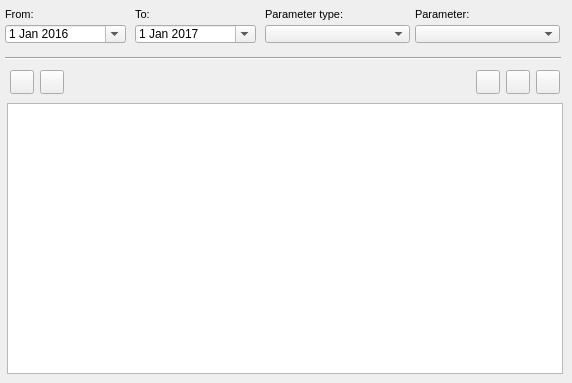
    <widget class="QWidget" name="page_event">
     <attribute name="title">
      <string>O&amp;&amp;M</string>
     </attribute>
     <widget class="QComboBox" name="event_id">
      <property name="geometry">
       <rect>
        <x>415</x>
        <y>25</y>
        <width>145</width>
        <height>18</height>
       </rect>
      </property>
     </widget>
     <widget class="QLabel" name="label_data_event_to">
      <property name="geometry">
       <rect>
        <x>135</x>
        <y>3</y>
        <width>31</width>
        <height>22</height>
       </rect>
      </property>
      <property name="font">
       <font>
        <pointsize>8</pointsize>
       </font>
      </property>
      <property name="frameShape">
       <enum>QFrame::NoFrame</enum>
      </property>
      <property name="frameShadow">
       <enum>QFrame::Raised</enum>
      </property>
      <property name="text">
       <string>To:</string>
      </property>
      <property name="textFormat">
       <enum>Qt::AutoText</enum>
      </property>
      <property name="scaledContents">
       <bool>false</bool>
      </property>
      <property name="margin">
       <number>3</number>
      </property>
     </widget>
     <widget class="QTableView" name="tbl_event_connec">
      <property name="geometry">
       <rect>
        <x>7</x>
        <y>103</y>
        <width>556</width>
        <height>271</height>
       </rect>
      </property>
      <property name="sortingEnabled">
       <bool>true</bool>
      </property>
     </widget>
     <widget class="QLabel" name="label_event_parameter_type">
      <property name="geometry">
       <rect>
        <x>265</x>
        <y>3</y>
        <width>93</width>
        <height>22</height>
       </rect>
      </property>
      <property name="font">
       <font>
        <pointsize>8</pointsize>
       </font>
      </property>
      <property name="layoutDirection">
       <enum>Qt::LeftToRight</enum>
      </property>
      <property name="frameShape">
       <enum>QFrame::NoFrame</enum>
      </property>
      <property name="frameShadow">
       <enum>QFrame::Raised</enum>
      </property>
      <property name="text">
       <string>Parameter type:</string>
      </property>
      <property name="textFormat">
       <enum>Qt::AutoText</enum>
      </property>
      <property name="scaledContents">
       <bool>false</bool>
      </property>
      <property name="margin">
       <number>3</number>
      </property>
     </widget>
     <widget class="QLabel" name="label_event_parameter">
      <property name="geometry">
       <rect>
        <x>415</x>
        <y>3</y>
        <width>91</width>
        <height>22</height>
       </rect>
      </property>
      <property name="font">
       <font>
        <pointsize>8</pointsize>
       </font>
      </property>
      <property name="frameShape">
       <enum>QFrame::NoFrame</enum>
      </property>
      <property name="frameShadow">
       <enum>QFrame::Raised</enum>
      </property>
      <property name="text">
       <string>Parameter:</string>
      </property>
      <property name="textFormat">
       <enum>Qt::AutoText</enum>
      </property>
      <property name="scaledContents">
       <bool>false</bool>
      </property>
      <property name="margin">
       <number>3</number>
      </property>
     </widget>
     <widget class="QDateEdit" name="date_event_from">
      <property name="geometry">
       <rect>
        <x>5</x>
        <y>25</y>
        <width>121</width>
        <height>18</height>
       </rect>
      </property>
      <property name="date">
       <date>
        <year>2016</year>
        <month>1</month>
        <day>1</day>
       </date>
      </property>
      <property name="calendarPopup">
       <bool>true</bool>
      </property>
     </widget>
     <widget class="Line" name="line_7">
      <property name="geometry">
       <rect>
        <x>5</x>
        <y>50</y>
        <width>556</width>
        <height>16</height>
       </rect>
      </property>
      <property name="orientation">
       <enum>Qt::Horizontal</enum>
      </property>
     </widget>
     <widget class="QDateEdit" name="date_event_to">
      <property name="geometry">
       <rect>
        <x>135</x>
        <y>25</y>
        <width>121</width>
        <height>18</height>
       </rect>
      </property>
      <property name="date">
       <date>
        <year>2017</year>
        <month>1</month>
        <day>1</day>
       </date>
      </property>
      <property name="calendarPopup">
       <bool>true</bool>
      </property>
     </widget>
     <widget class="QComboBox" name="event_type">
      <property name="geometry">
       <rect>
        <x>265</x>
        <y>25</y>
        <width>145</width>
        <height>18</height>
       </rect>
      </property>
     </widget>
     <widget class="QLabel" name="label_data_event_from">
      <property name="geometry">
       <rect>
        <x>5</x>
        <y>3</y>
        <width>90</width>
        <height>22</height>
       </rect>
      </property>
      <property name="font">
       <font>
        <pointsize>8</pointsize>
       </font>
      </property>
      <property name="frameShape">
       <enum>QFrame::NoFrame</enum>
      </property>
      <property name="frameShadow">
       <enum>QFrame::Plain</enum>
      </property>
      <property name="text">
       <string>From:</string>
      </property>
      <property name="textFormat">
       <enum>Qt::AutoText</enum>
      </property>
      <property name="scaledContents">
       <bool>false</bool>
      </property>
      <property name="alignment">
       <set>Qt::AlignLeading|Qt::AlignLeft|Qt::AlignVCenter</set>
      </property>
      <property name="margin">
       <number>3</number>
      </property>
     </widget>
     <widget class="QPushButton" name="btn_open_visit_doc">
      <property name="geometry">
       <rect>
        <x>506</x>
        <y>70</y>
        <width>24</width>
        <height>24</height>
       </rect>
      </property>
      <property name="text">
       <string/>
      </property>
      <property name="icon">
       <iconset>
        <normaloff>../icons/170b.png</normaloff>../icons/170b.png</iconset>
      </property>
      <property name="iconSize">
       <size>
        <width>22</width>
        <height>22</height>
       </size>
      </property>
     </widget>
     <widget class="QPushButton" name="btn_open_gallery">
      <property name="geometry">
       <rect>
        <x>476</x>
        <y>70</y>
        <width>24</width>
        <height>24</height>
       </rect>
      </property>
      <property name="text">
       <string/>
      </property>
      <property name="icon">
       <iconset>
        <normaloff>../icons/136b.png</normaloff>../icons/136b.png</iconset>
      </property>
      <property name="iconSize">
       <size>
        <width>22</width>
        <height>22</height>
       </size>
      </property>
     </widget>
     <widget class="QPushButton" name="btn_open_visit_event">
      <property name="geometry">
       <rect>
        <x>536</x>
        <y>70</y>
        <width>24</width>
        <height>24</height>
       </rect>
      </property>
      <property name="text">
       <string/>
      </property>
      <property name="icon">
       <iconset>
        <normaloff>../icons/134b.png</normaloff>../icons/134b.png</iconset>
      </property>
      <property name="iconSize">
       <size>
        <width>22</width>
        <height>22</height>
       </size>
      </property>
     </widget>
     <widget class="QPushButton" name="btn_open_visit">
      <property name="geometry">
       <rect>
        <x>10</x>
        <y>70</y>
        <width>24</width>
        <height>24</height>
       </rect>
      </property>
      <property name="text">
       <string/>
      </property>
      <property name="icon">
       <iconset>
        <normaloff>../icons/65b.png</normaloff>../icons/65b.png</iconset>
      </property>
      <property name="iconSize">
       <size>
        <width>22</width>
        <height>22</height>
       </size>
      </property>
     </widget>
     <widget class="QPushButton" name="btn_new_visit">
      <property name="geometry">
       <rect>
        <x>40</x>
        <y>70</y>
        <width>24</width>
        <height>24</height>
       </rect>
      </property>
      <property name="text">
       <string/>
      </property>
      <property name="icon">
       <iconset>
        <normaloff>../icons/64b.png</normaloff>../icons/64b.png</iconset>
      </property>
      <property name="iconSize">
       <size>
        <width>22</width>
        <height>22</height>
       </size>
      </property>
     </widget>
    </widget>
